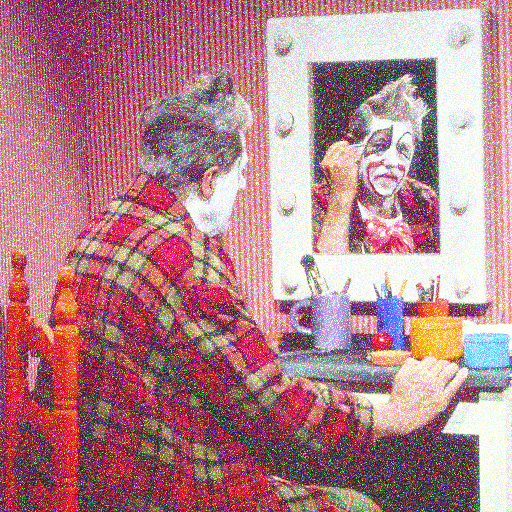
//> input picture Image Denoisification/Noise_Exp.bmp, 512 x 512 px
$ ./Image_Denoisification   (built with g++ and OpenCV 4)
//> lines starting //> are read from the running program, lines starting //| are printed output that depends on the picture; after the words box and inside, x2 and y2 are one past the last pixel; in counts of white or black regions, pixels touching at a corner belong together
### Image Denoisification/stdafx.h
// stdafx.h : include file for standard system include files,
// or project specific include files that are used frequently, but
// are changed infrequently
//

#pragma once

#include "targetver.h"

#include <stdio.h>
#include <tchar.h>


// TODO: reference additional headers your program requires here

### Image Denoisification/Image Denoisification.cpp

/* -----------------------------------------------------------------------------------------------
IMAGE SMOOTHENING IN FREQUENCY DOMAIN USING DISCRETE FOURIER TRANSFORMATION AND IDEAL FILTER
IMAGE SMOOTHENING IN FREQUENCY DOMAIN USING DISCRETE FOURIER TRANSFORMATION AND GAUSSIAN FILTER
IMAGE SMOOTHENING IN FREQUENCY DOMAIN USING DISCRETE FOURIER TRANSFORMATION AND BUTTERWORTH FILTER
Frequency Domain Low pass Filter.cpp : Defines the entry point for the console application.
.................................................................................................*/

/*--------------------------------------HEADER FILES --------------------------------------------*/
// Include Necessary Header Files
// [both in Std and Non Std Path]
#include "stdafx.h"
#include<stdio.h>
#include<math.h>
#include<time.h>
#include<opencv\cv.h>
#include<opencv\highgui.h>
using namespace std;
using namespace cv;

/*----------------------------------------- END -------------------------------------------------*/

/*------------------------------ IDEAL LOWPASS FILTER -------------------------------------------*/
// Low Pass Ideal Filter Construction Function Defination
// Input Parameter: 2D FILTER , CUTOFF FREQUENCY
void LP_Ideal_Filter(Mat &LPFilter, int CUTOFF)
{
	// Temporary Mat Variable to Store Gaussian Coefficients
	// Calculate Mid Point of Mat Variable [LPFilter]
	Mat Filter = Mat(LPFilter.rows, LPFilter.cols, CV_32F);
	Point Mid = Point(LPFilter.rows / 2, LPFilter.cols / 2);
	double D;

	// Compute Point Wise Low Pass Ideal Coefficients and Store in Filter Variable
	for (int i = 0; i < LPFilter.rows; i++)
	{
		for (int j = 0; j < LPFilter.cols; j++)
		{
			D = pow(Mid.x - abs(i - Mid.x), 2.0) + pow(Mid.y - abs(j - Mid.y), 2.0);
			Filter.at<float>(i, j) = (float)((sqrt(D) < CUTOFF) ? 1.0 : 0.0);
		}
	}

	// Construct A Filter of DFTTrans_Image[0] Size from Filter Variable
	Mat tmp[] = { Filter, Filter };
	merge(tmp, 2, LPFilter);
}

/*----------------------------------------- END --------------------------------------------------*/

/*------------------------------ GAUSSIAN LOWPASS FILTER -----------------------------------------*/
// Low Pass Gaussian Filter Construction Function Defination
// Input Parameter: 2D FILTER , CUTOFF FREQUENCY
// [22 lines left out: function LP_Gaussian_Filter, not called in this run]
/*--------------------------------------- END ---------------------------------------------------*/

/*------------------------------ BUTTERWORTH LOWPASS FILTER -------------------------------------*/
// Low Pass Butterworth Filter Construction Function Defination
// Input Parameter: 2D FILTER , CUTOFF FREQUENCY, ORDER of FILTER
// [22 lines left out: function LP_Butterworth_Filter, not called in this run]

/*--------------------------------------- END ---------------------------------------------------*/

/*------------------------------------- MAIN PROGRAM --------------------------------------------*/
int main(void)
{
	// 'Select', 'ord' Variables for selection of Filter and Its Order Incase Butterwoth Filter
	// Filter 'LPFilter' Variable to Store 2D Filter's Coefficients.
	// CUTOFF Frequency to Retain Amount of Overall Details in An Image
	Mat LPFilter; int Select, ord, CUTOFF;

	// Initialize Clock Variable to compute Time Taken in millisecs
	clock_t start, end;
	double Time_Used;

	printf("Enter The Cutoff Frequency and Order of The Filter: \n");
	scanf("%d %d", &CUTOFF, &ord);
//> the answer given: 30 3
	printf("Selection of Filter [1]Ideal [2]Gaussian [3]ButterWorth:\n");
	scanf("%d", &Select);
//> the answer given: 1

	// Read Image Data from Image File
	Mat Image = imread("Noise_Exp.bmp", CV_LOAD_IMAGE_COLOR);
//> Image is the input picture: 512 rows x 512 cols, CV_8UC3; mean B, G, R 137.6, 129.3, 179.5

	// Check, Whether Program Open Image File
	if (!Image.data)
	{
		printf("COULDN'T OPEN OR READ IMAGE FILE");
		return -1;
	}

	// Display The Input Image
	namedWindow("NOISY IMAGE", WINDOW_NORMAL);
	imshow("NOISY IMAGE", Image);

	// Create Variables to Store Actual and Its DFT Transfomed Values of [R, G, B] Cheannels.
	Mat RGB_Image[3], DFTTrans_Image[3];

	// Start The Timer
	start = clock();

	// Copy Image.data values to RGB_Image for Extracting All Three Frames [R, G, B]
	split(Image, RGB_Image);
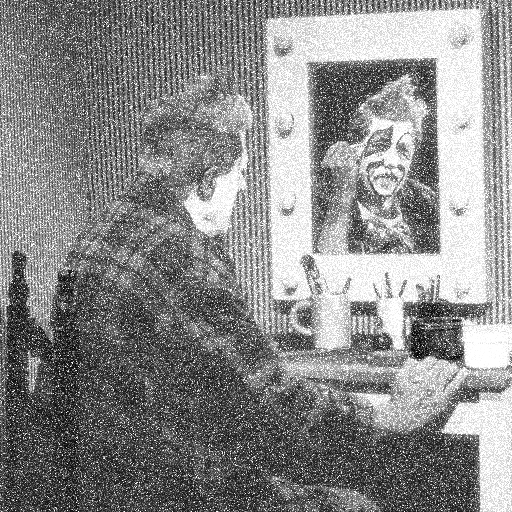
//> RGB_Image[0]: 512 rows x 512 cols, CV_8UC1; min 0, max 255, mean 137.6
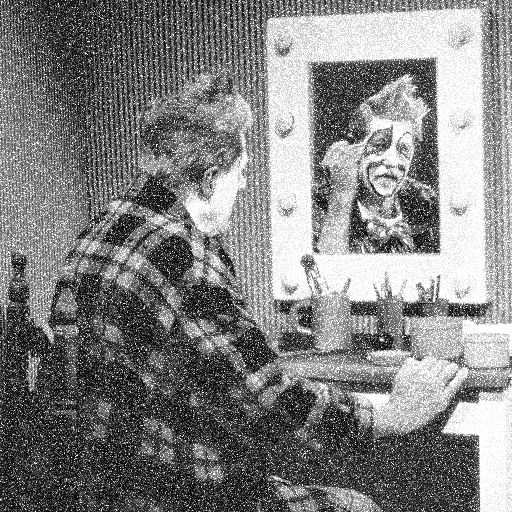
//> RGB_Image[1]: 512 rows x 512 cols, CV_8UC1; min 0, max 255, mean 129.3
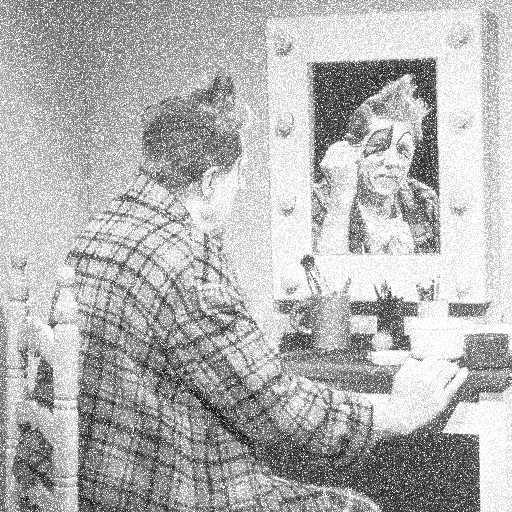
//> RGB_Image[2]: 512 rows x 512 cols, CV_8UC1; min 4, max 255, mean 179.5

	// Convert Each Channel Pixel Values from 8U to 32F
	// Discreate Fourier Transformation of Each Channel
	for (int i = 0; i < 3; i++)
	{
		RGB_Image[i].convertTo(RGB_Image[i], CV_32F);
		dft(RGB_Image[i], DFTTrans_Image[i], DFT_COMPLEX_OUTPUT);
	}

	// Make Filter Variable Same Size of DFTTrans_Image.
	LPFilter = DFTTrans_Image[0].clone();


	// Selection of Low Pass Filter
	switch (Select)
	{
	case 1: printf("You Selected Ideal Filter \n");
		LP_Ideal_Filter(LPFilter, CUTOFF);
//> after the loop in LP_Ideal_Filter, `for (int i = 0; i < LPFilter.rows; i++)`:
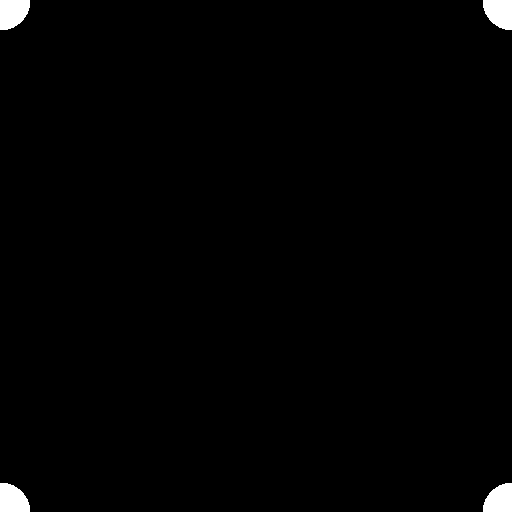
//> Filter: 512 rows x 512 cols, CV_32FC1; values 0 (black) and 1 (white), 1.1% white; 4 white regions, box (x1, y1, x2, y2) and area: (0, 0, 30, 30) 732, (483, 0, 512, 30) 702, (0, 483, 30, 512) 702, (483, 483, 512, 512) 673
		break;
	case 2: printf("You Selected Gaussian Filter \n");
		LP_Gaussian_Filter(LPFilter, CUTOFF);
		break;
	case 3:	printf("You Selected Butterworth \n");
		LP_Butterworth_Filter(LPFilter, CUTOFF, ord);
		break;
	default: printf("Wrong Selection \n");
		break;
	}

	// Remove Noise Using Low Pass Filter By Applying It on Channels Separately
	// Inverse Discrete Fourier Transformation of Each Channel
	// Convert Each Chanel Pixel Values from 32F to 8U
	for (int i = 0; i < 3; i++)
	{
		Mat chan[2];
		mulSpectrums(DFTTrans_Image[i], LPFilter, DFTTrans_Image[i], 0);
		idft(DFTTrans_Image[i], DFTTrans_Image[i], DFT_SCALE);
		split(DFTTrans_Image[i], chan);
		chan[0].convertTo(RGB_Image[i], CV_8U);
	}

	// Merge All Three Channels to Construct Final Image
	merge(RGB_Image, 3, Image);
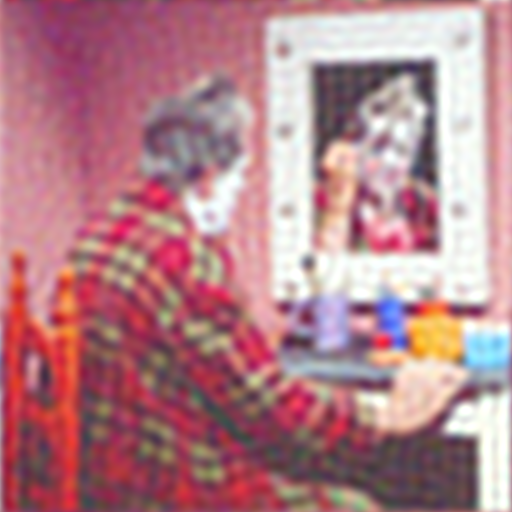
//> Image: 512 rows x 512 cols, CV_8UC3; mean B, G, R 137.5, 129.1, 179.5

	//Stop the Timer
	end = clock();

	// Calculate Time Taken for Image Smoothing by a Low Pass Filter in millisecs.
	Time_Used = (float)(end - start) / CLOCKS_PER_SEC;
	printf("Time Taken for Image smoothing : %.3f", Time_Used);

	// Display Final Smoothed Image By Gaussian FIlter
	namedWindow("SMOOTHED IMAGE", WINDOW_AUTOSIZE);
	imshow("SMOOTHED IMAGE", Image);

	// Write 2D Array to Image Fil (.bmp)
	imwrite("Exp_bw_90.bmp", Image);

	waitKey(0);
	return 0;
}
/*----------------------------------- END ------------------------------------------------------*/
